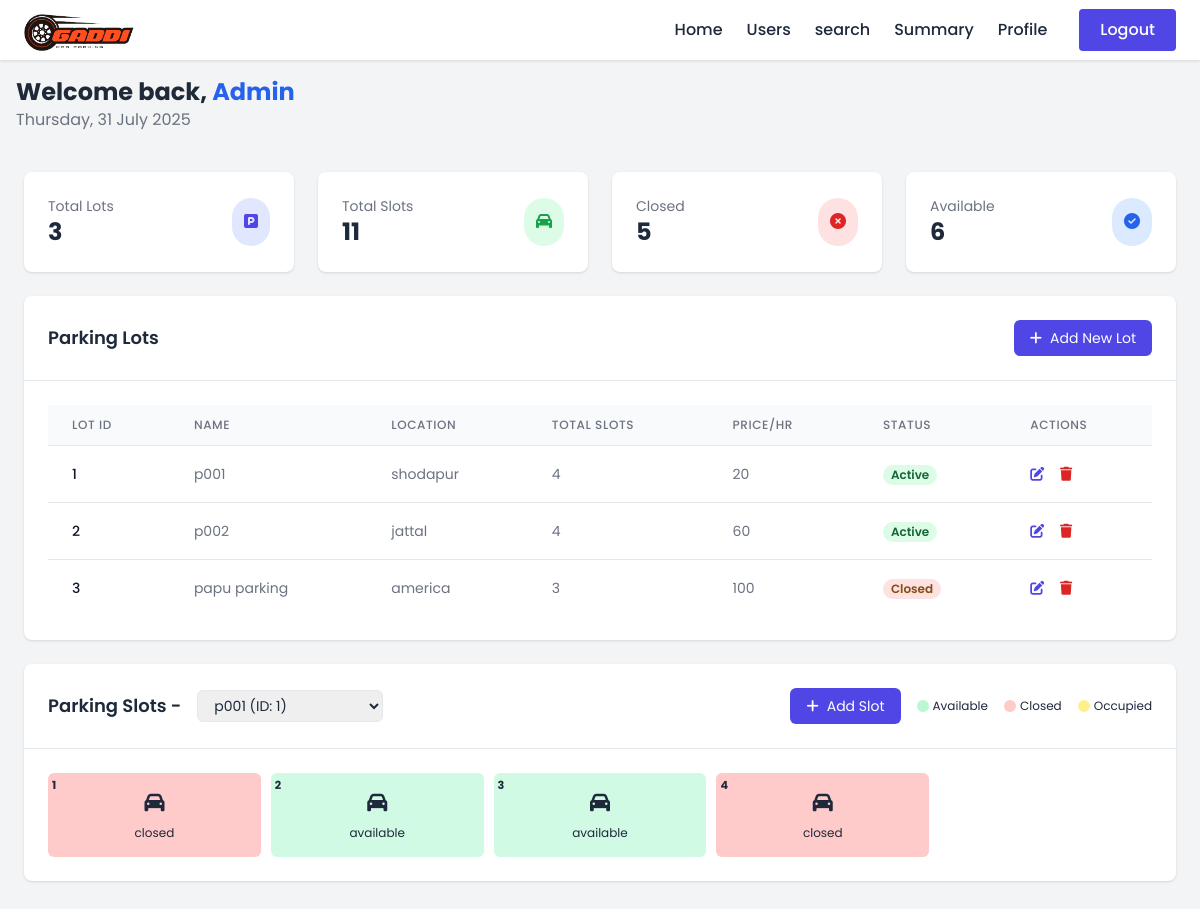
The page /admin/dashboard (signed in) on the database its author committed.
### model_db.py (models this page shows, shortened)
class Users(db.Model):
    __tablename__ = 'users'
    id = db.Column(db.Integer, primary_key=True)
    username = db.Column(db.String(100), unique=True, nullable=False)
    passhash = db.Column(db.String(512), nullable=False)
    name = db.Column(db.String(50), nullable=False)
    address = db.Column(db.String(200))
    pincode = db.Column(db.Integer)
    role = db.Column(db.String(10))  # e.g., 'admin' or 'user'
    phone_no = db.Column(db.String(10))
    bookings = db.relationship('Booking', backref='user', lazy=True)
    parking_lots = db.relationship('ParkingLot', backref='admin', lazy=True)
    @property
    def password(self):
        raise AttributeError("Password is not a readable attribute")

class ParkingLot(db.Model):
    __tablename__ = 'parking_lot'
    id = db.Column(db.Integer, primary_key=True, nullable=False)
    name = db.Column(db.String(100), nullable=False)
    admin_id = db.Column(db.Integer, db.ForeignKey('users.id'), nullable=False)
    total_spots = db.Column(db.Integer, nullable=False)
    address = db.Column(db.String(200))
    pincode = db.Column(db.Integer)
    status = db.Column(db.String(10))  # 'active', 'inactive', etc.
    price_per_hrs = db.Column(db.Integer)
    spots = db.relationship('ParkingSpot', backref='lot', lazy=True)

class ParkingSpot(db.Model):
    __tablename__ = 'parking_spot'
    id = db.Column(db.Integer, primary_key=True)
    lot_id = db.Column(db.Integer, db.ForeignKey('parking_lot.id'), nullable=False)
    status = db.Column(db.String(20), nullable=True)  # e.g., 'available', 'booked'
    type = db.Column(db.String(20), nullable=True)  # e.g., 'regular', 'premium'
    price_per_hrs = db.Column(db.Integer)
    bookings = db.relationship('Booking', backref='spot', lazy=True)

### routes.py (the view, shortened to what this page needs)
    @app.route('/<username>/dashboard', methods=['GET'])
    @auth_required
    def dashboard(username):
        user = Users.query.get(session['user_id'])
        today = datetime.now().strftime('%A, %d %B %Y ')
        if user.role == 'admin':
            selected_lot_id = request.args.get('lot_id', type=int)
            parking_lots = ParkingLot.query.all()
            if not selected_lot_id and parking_lots:
                selected_lot_id = parking_lots[0].id
            parking_spots = ParkingSpot.query.filter_by(lot_id=selected_lot_id).all()
            closed_spots = ParkingSpot.query.filter_by(status='closed').count()
            available_spots = ParkingSpot.query.filter_by(status='available').count()
            total_spots = ParkingSpot.query.count()
            total_lots = len(parking_lots)
            return render_template('admin/dashboard.html',
                                username=username,
                                user=user,
                                today=today,
                                parking_lots=parking_lots,
                                selected_lot_id=selected_lot_id,
                                parking_spots=parking_spots,
                                total_lots=total_lots,
                                total_spots=total_spots,
                                closed_spots=closed_spots,
                                available_spots=available_spots)

### templates/admin/dashboard.html (shortened to what this page needs)
{% extends "admin/base0.html" %}
{% block head %}
    <script src="https://cdn.tailwindcss.com"></script>
    <link rel="stylesheet" href="https://cdnjs.cloudflare.com/ajax/libs/font-awesome/6.4.0/css/all.min.css">
{% endblock %}
{% block content %}
<div class="bg-gray-100 min-h-screen ">
    <div class="min-h-screen">
        <div class="flex-1 flex flex-col overflow-hidden">
            <div class="card p-4 flex justify-between items-center">
                <div class="flex items-center">
                    <div>
                       <h1 class="text-2xl font-bold text-gray-800">Welcome back, <span class="text-blue-600">{{ user.name }}</span></h1>
                       <p class="text-gray-500">{{ today }}</p>
                    </div>
                </div>
            </div>
            <main class="flex-1  p-6">
                <div class="grid grid-cols-1 md:grid-cols-4 gap-6 mb-6">
                    <div class="bg-white rounded-lg shadow p-6">
                        <div class="flex justify-between items-center">
                            <div>
                                <p class="text-gray-500 text-sm">Total Lots</p>
                                <h3 class="text-2xl font-bold">{{ total_lots }}</h3>
                            </div>
                            <div class="bg-indigo-100 p-3 rounded-full">
                                <i class="fas fa-parking text-indigo-600"></i>
                            </div>
                        </div>
                    </div>
                    <div class="bg-white rounded-lg shadow p-6">
                        <div class="flex justify-between items-center">
                            <div>
                                <p class="text-gray-500 text-sm">Total Slots</p>
                                <h3 class="text-2xl font-bold">{{ total_spots }}</h3>
                            </div>
                            <div class="bg-green-100 p-3 rounded-full">
                                <i class="fas fa-car text-green-600"></i>
                            </div>
                        </div>
                    </div>
                    <div class="bg-white rounded-lg shadow p-6">
                        <div class="flex justify-between items-center">
                            <div>
                                <p class="text-gray-500 text-sm">Closed</p>
                                <h3 class="text-2xl font-bold">{{ closed_spots }}</h3>
                            </div>
                            <div class="bg-red-100 p-3 rounded-full">
                                <i class="fas fa-times-circle text-red-600"></i>
                            </div>
                        </div>
                    </div>
                    <div class="bg-white rounded-lg shadow p-6">
                        <div class="flex justify-between items-center">
                            <div>
                                <p class="text-gray-500 text-sm">Available</p>
                                <h3 class="text-2xl font-bold">{{ available_spots  }}</h3>
                            </div>
                            <div class="bg-blue-100 p-3 rounded-full">
                                <i class="fas fa-check-circle text-blue-600"></i>
                            </div>
                        </div>
                    </div>
                </div>
                <div class="bg-white rounded-lg shadow mb-6">
                    <div class="p-6 border-b flex justify-between items-center ">
                        <h2 class="text-lg font-semibold">Parking Lots</h2>
                        <button id="openAddParkingBtn" onclick="openAddParkingModal()" class="bg-indigo-600 hover:bg-indigo-700 text-white px-4 py-2 rounded-md text-sm">
                            <i class="fas fa-plus mr-2"></i>Add New Lot
                        </button>
                    </div>
                    <div class="p-6">
                        <div class="overflow-x-auto">
                            <table class="min-w-full divide-y divide-gray-200">
                                <thead class="bg-gray-50">
                                    <tr>
                                        <th class="px-6 py-3 text-left text-xs font-medium text-gray-500 uppercase tracking-wider">Lot ID</th>
                                        <th class="px-6 py-3 text-left text-xs font-medium text-gray-500 uppercase tracking-wider">Name</th>
                                        <th class="px-6 py-3 text-left text-xs font-medium text-gray-500 uppercase tracking-wider">Location</th>
                                        <th class="px-6 py-3 text-left text-xs font-medium text-gray-500 uppercase tracking-wider">Total Slots</th>
                                        <th class="px-6 py-3 text-left text-xs font-medium text-gray-500 uppercase tracking-wider">Price/hr</th>
                                        <th class="px-6 py-3 text-left text-xs font-medium text-gray-500 uppercase tracking-wider">Status</th>
                                        <th class="px-6 py-3 text-left text-xs font-medium text-gray-500 uppercase tracking-wider">Actions</th>
                                    </tr>
                                </thead>
                                <tbody class="bg-white divide-y divide-gray-200">
                                    {% for lot in parking_lots %}
                                        <tr>
                                            <td class="px-6 py-4 whitespace-nowrap text-sm font-medium text-gray-900">{{ lot.id }}</td>
                                            <td class="px-6 py-4 whitespace-nowrap text-sm text-gray-500">{{ lot.name }}</td>
                                            <td class="px-6 py-4 whitespace-nowrap text-sm text-gray-500">{{ lot.address }}</td>
                                            <td class="px-6 py-4 whitespace-nowrap text-sm text-gray-500">{{ lot.total_spots }}</td>
                                            <td class="px-6 py-4 whitespace-nowrap text-sm text-gray-500">{{ lot.price_per_hrs }}</td>
                                            <td class="px-6 py-4 whitespace-nowrap">
                                                <span class="px-2 inline-flex text-xs leading-5 font-semibold rounded-full {{ 'bg-green-100 text-green-800' if lot.status == 'active' else 'bg-red-100 text-yellow-800' }}">
                                                    {{ lot.status.capitalize() }}
                                                </span>
                                            </td>
                                            <td class="px-6 py-4 whitespace-nowrap text-sm font-medium">
                                                <button onclick="openEditParkingModal(this)"
                                                class="text-indigo-600 hover:text-indigo-900 mr-3"
                                                data-id="{{ lot.id }}"
                                                data-name="{{ lot.name }}"
                                                data-location="{{ lot.address }}"
                                                data-slots="{{ lot.total_spots }}"
                                                data-status="{{ lot.status }}"
                                                data-admin_id="{{ lot.admin_id }}"
                                                data-pincode="{{ lot.pincode }}"
                                                data-price_per_hr="{{ lot.price_per_hrs }}">
                                                    <i class="fas fa-edit"></i>
                                                </button>
                                                <button onclick="deleteParkingLot(this)"
                                                 class="text-red-600 hover:text-red-900"
                                                 data-id = "{{ lot.id }}">
                                                    <i class="fas fa-trash"></i>
                                                </button>
                                            </td>
                                        </tr>
                                    {% endfor %}
                                </tbody>
                            </table>
                        </div>
                    </div>
                </div>
                <div id="parkingSlotsSection" class="bg-white rounded-lg shadow mb-6">
                    <div class="p-6 border-b">
                        <div class="flex justify-between items-center">
                            <div class="flex items-center space-x-4">
                                <h2 class="text-lg font-semibold">Parking Slots -</h2>
                                <form method="GET" action="{{ url_for('dashboard', username=username) }}">
                                    <select name="lot_id" id="lotSelector" onchange="this.form.submit()" class="border rounded-md px-3 py-1 text-sm">
                                        {% for lot in parking_lots %}
                                            <option value="{{ lot.id }}" {% if lot.id == selected_lot_id %}selected{% endif %}>
                                                {{ lot.name }} (ID: {{ lot.id }})
                                            </option>
                                        {% endfor %}
                                    </select>
                                </form>
                            </div>
                            <div class="flex space-x-4">
                                <button onclick="openAddSlotModal(this)"
                                class="bg-indigo-600 hover:bg-indigo-700 text-white px-4 py-2 rounded-md text-sm">
                                    <i class="fas fa-plus mr-2"></i>Add Slot
                                </button>
                                <div class="flex items-center space-x-4">
                                    <div class="flex items-center">
                                        <div class="w-3 h-3 rounded-full bg-green-200 mr-1"></div>
                                        <span class="text-xs">Available</span>
                                    </div>
                                    <div class="flex items-center">
                                        <div class="w-3 h-3 rounded-full bg-red-200 mr-1"></div>
                                        <span class="text-xs">Closed</span>
                                    </div>
                                    <div class="flex items-center">
                                        <div class="w-3 h-3 rounded-full bg-yellow-200 mr-1"></div>
                                        <span class="text-xs">Occupied</span>
                                    </div>
                                </div>
                            </div>
                        </div>
                    </div>
                    <div class="p-6">
                        <div id="parkingGrid" class="grid grid-cols-1 sm:grid-cols-2 md:grid-cols-3 lg:grid-cols-5 xl:grid-cols-8">
                            {% for spot in parking_spots %}
                                <a href="{{ url_for('edit_slot', username=username, slot_id=spot.id) }}" class="parking-slot {{ spot.status }} p-4 rounded-md cursor-pointer relative" >
                                    <div class="slot-number absolute top-1 left-1">{{ loop.index }}</div>
                                    <div class="flex flex-col items-center justify-center h-full">
                                        <i class="fas {{ 'fa-wheelchair' if spot.slot_type == 'disabled' else 'fa-charging-station' if spot.slot_type == 'electric' else 'fa-crown' if spot.slot_type == 'premium' else 'fa-car' }} text-xl mb-2"></i>
                                        <span class="text-xs">{{ spot.status }}</span>
                                    </div>
                                </a>
                            {% endfor %}
                        </div>
                    </div>
                </div>
            </main>
        </div>
    </div>
</div>
{% endblock %}

### templates/admin/dashboard.html (style rules this page uses)
:root { --primary: #4f46e5; --primary-dark: #4338ca; --secondary: #10b981; --danger: #ef4444; }
.parking-slot { transition: all 0.2s ease; }
.closed { background-color: #fecaca; }
.available { background-color: #d1fae5; }
.slot-number { font-size: 0.7rem; font-weight: bold; }
#parkingGrid { display: grid; gap: 10px; }

### templates/admin/base0.html (style rules this page uses)
:root { --primary-color: #4f46e5; --secondary-color: #10b981; --dark-color: #1e293b; --light-color: #f8fafc; --gray-color: #64748b; --max-width: 1200px; --shadow-sm: 0 1px 3px rgba(0, 0, 0, 0.12); --shadow-md: 0 4px 6px rgba(0, 0, 0, 0.1); --shadow-lg: 0 10px 15px rgba(0, 0, 0, 0.1); --transition: all 0.3s ease; }
* { margin: 0; padding: 0; box-sizing: border-box; }
body { font-family: 'Poppins', sans-serif; color: var(--dark-color); line-height: 1.6; display: flex; flex-direction: column; min-height: 100vh; background-color: #f9fafb; }
main { flex: 1; padding: 0rem 0; }

### rows shown on the page
Users: name "Admin"
ParkingLot: id "1", name "p001", address "shodapur", total_spots "4", price_per_hrs "20", status "Active"
ParkingLot: id "2", name "p002", address "jattal", total_spots "4", price_per_hrs "60", status "Active"
ParkingLot: id "3", name "papu parking", address "america", total_spots "3", price_per_hrs "100", status "Closed"
ParkingSpot: status "closed"
ParkingSpot: status "available"
ParkingSpot: status "available"
ParkingSpot: status "closed"

### other values the page prints
{{ total_lots }} "3"
{{ total_spots }} "11"
{{ closed_spots }} "5"
{{ available_spots }} "6"
form field lot_id "p001 (ID: 1)"
